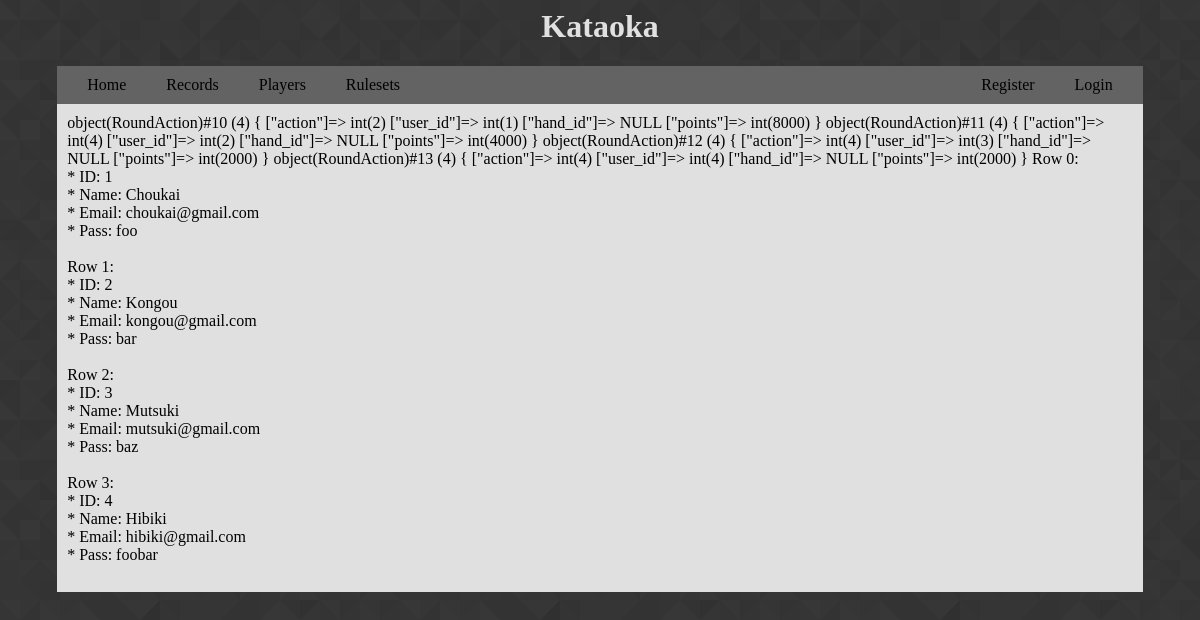
The page / on the database its author committed.
### tables this page shows
CREATE TABLE users (
	id INT NOT NULL AUTO_INCREMENT,
	name VARCHAR(24) NOT NULL,
	email VARCHAR(64) NOT NULL,
	pw VARCHAR(128) NOT NULL,
	PRIMARY KEY(id)
);

### index.php (the view, shortened to what this page needs)
<?php
require_once 'header.php';
require_once 'db/rounddao.php';
$conn = new mysqli($db_ip, $db_uname, $db_pw, $db_schema);
$res = $conn->query("SELECT * FROM users;");
for ($i = 0; $i < $res->num_rows; $i++) {
	$res->data_seek($i);
	$row = $res->fetch_assoc();
	echo "Row $i:<br>";
	echo "*    ID: " . $row["id"] . "<br>";
	echo "*    Name: " . $row["name"] . "<br>";
	echo "*    Email: " . $row["email"] . "<br>";
	echo "*    Pass: " . $row["pw"] . "<br>";
	echo "<br>";
}
require 'footer.php';
?>

### header.php
<html>
<head>
	<link rel="stylesheet" href="main.css">
</head>
<body class="bg">
<h1 style="text-align:center;color:#E0E0E0;">Kataoka</h1>
<ul class="navbar">
	<li style="float:left;"><a href="index.php">Home</a></li>
	<li style="float:left;"><a href="records.php">Records</a></li>
	<li style="float:left;"><a href="players.php">Players</a></li>
	<li style="float:left;"><a href="rulesets.php">Rulesets</a></li>
	<li style="float:right;"><a href="test.php">Login</a></li>
	<li style="float:right;"><a href="test.php">Register</a></li>
</ul>
<div class="main">

### db/rounddao.php (shortened to what this page needs)
<?php
class RoundDAO implements RoundDAOInterface {
	public static function create($conn, Round &$round) {
		for ($i = 0; $i < count($round->actions); $i++) {
			$act = $round->actions[$i];
			echo var_dump($act);
		}
		return true;
	}
}
?>

### footer.php
</div>
</html>

### main.css (style rules this page uses)
.main { background-color: #E0E0E0; width: 90%; height: max-content; padding: 10px; margin: auto; }
.bg { background:url(images/prism.png); background-repeat: repeat; background-attachment: fixed; }
.navbar { list-style-type: none; text-align: center; overflow: hidden; width: 90%; margin: auto; padding-left: 10px; padding-right: 10px; background-color: #636363; color: #1C1C1C; }
.navbar li a { background-color #222222; color: black; display: block; text-align: center; text-decoration: none; padding: 10px 20px; }

### rows shown on the page
users: id "1", name "Choukai", email "choukai@gmail.com", pw "foo"
users: id "2", name "Kongou", email "kongou@gmail.com", pw "bar"
users: id "3", name "Mutsuki", email "mutsuki@gmail.com", pw "baz"
users: id "4", name "Hibiki", email "hibiki@gmail.com", pw "foobar"

### other values the page prints
var_dump($act) "object(RoundAction)#10 (4) { [\"action\"]=> int(2) [\"user_id\"]=> int(1) [\"hand_id\"]=> NULL [\"points\"]=> int(8000) }"
var_dump($act) "object(RoundAction)#11 (4) { [\"action\"]=> int(4) [\"user_id\"]=> int(2) [\"hand_id\"]=> NULL [\"points\"]=> int(4000) }"
var_dump($act) "object(RoundAction)#12 (4) { [\"action\"]=> int(4) [\"user_id\"]=> int(3) [\"hand_id\"]=> NULL [\"points\"]=> int(2000) }"
var_dump($act) "object(RoundAction)#13 (4) { [\"action\"]=> int(4) [\"user_id\"]=> int(4) [\"hand_id\"]=> NULL [\"points\"]=> int(2000) }"
